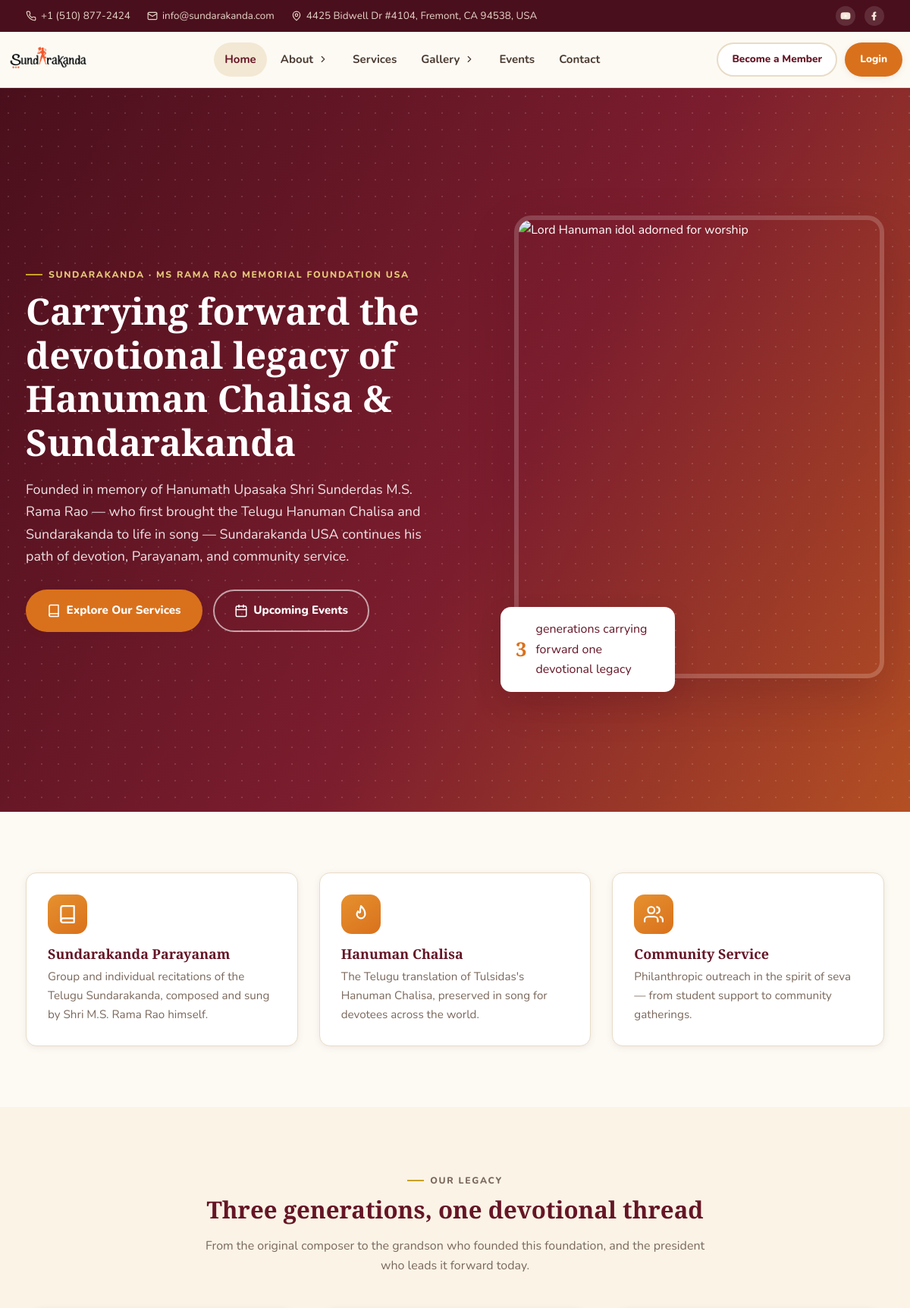
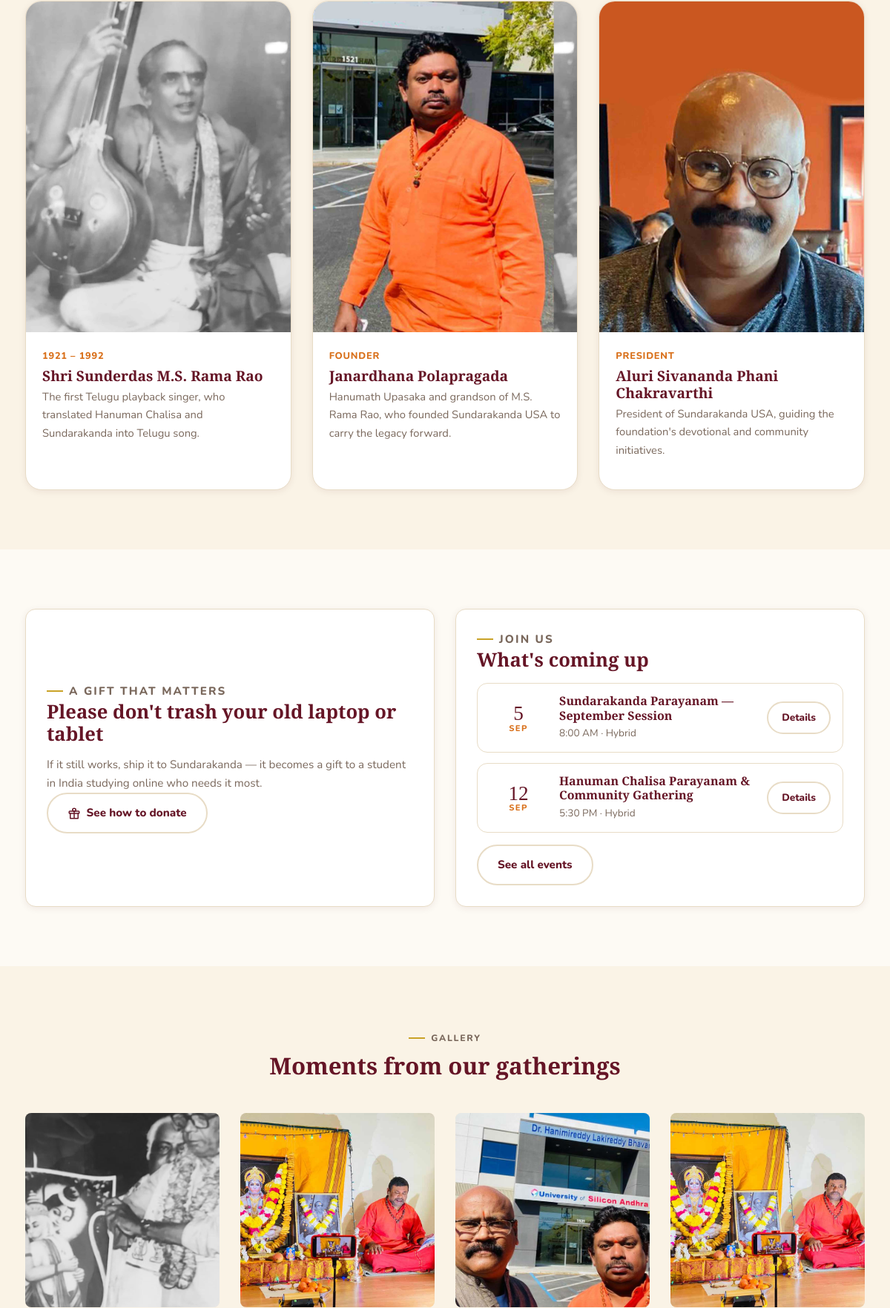
The page / (upper part) on the database its author committed (2 pictures, top to bottom).
### tables this page shows
CREATE TABLE IF NOT EXISTS events (
  id INT AUTO_INCREMENT PRIMARY KEY,
  title VARCHAR(200) NOT NULL,
  slug VARCHAR(200) NOT NULL UNIQUE,
  banner_image VARCHAR(255) NULL,
  event_mode ENUM('online', 'in_person', 'hybrid') NOT NULL DEFAULT 'hybrid',
  zoom_link VARCHAR(500) NULL,
  address VARCHAR(500) NULL,
  description LONGTEXT NOT NULL,
  event_date DATE NOT NULL,
  start_time TIME NULL,
  end_time TIME NULL,
  rsvp_link VARCHAR(500) NULL,
  status ENUM('upcoming', 'past', 'archived') NOT NULL DEFAULT 'upcoming',
  created_by INT NOT NULL,
  created_at TIMESTAMP NOT NULL DEFAULT CURRENT_TIMESTAMP,
  updated_at TIMESTAMP NOT NULL DEFAULT CURRENT_TIMESTAMP ON UPDATE CURRENT_TIMESTAMP,
  CONSTRAINT fk_events_user FOREIGN KEY (created_by) REFERENCES users(id) ON DELETE RESTRICT,
  INDEX idx_events_date (event_date),
  INDEX idx_events_status (status),
  INDEX idx_events_slug (slug)
);

### portal/includes/db.php (called while the page is built, shortened)
<?php
function db(): mysqli
{
    static $conn = null;
    try {
        $conn = new mysqli(DB_HOST, DB_USER, DB_PASS, DB_NAME);
        $conn->set_charset('utf8mb4');
    } catch (mysqli_sql_exception $e) {
        if (APP_DEBUG) {
            die('Database connection failed: ' . htmlspecialchars($e->getMessage()));
        }
        die('We\'re having trouble connecting right now. Please try again shortly.');
    }
    return $conn;
}

### portal/includes/events.php (called while the page is built, shortened)
<?php
function get_upcoming_events(int $limit = 50): array
{
    $stmt = db()->prepare(
        "SELECT * FROM events
          WHERE event_date >= CURDATE()
            AND status IN ('upcoming','past')
          ORDER BY event_date ASC, start_time ASC
          LIMIT ?"
    );
    $stmt->bind_param('i', $limit);
    $stmt->execute();
    $rows = $stmt->get_result()->fetch_all(MYSQLI_ASSOC);
    return $rows;
}
function event_mode_label(string $mode): string
{
    return [
        'online' => 'Online',
        'in_person' => 'In Person',
        'hybrid' => 'Hybrid',
    ][$mode] ?? ucfirst(str_replace('_', ' ', $mode));
}

### portal/includes/functions.php (called while the page is built, shortened)
<?php
function e(?string $value): string
{
    return htmlspecialchars($value ?? '', ENT_QUOTES, 'UTF-8');
}

### index.php (the view, shortened to what this page needs)
<?php
include __DIR__ . '/inc/header.php';
?>
<section class="hero">
  <div class="decor-dots"></div>
  <div class="container">
    <div class="hero-copy">
      <p class="kicker">Sundarakanda &middot; MS Rama Rao Memorial Foundation USA</p>
      <h1>Carrying forward the devotional legacy of Hanuman Chalisa &amp; Sundarakanda</h1>
      <p class="lead">Founded in memory of Hanumath Upasaka Shri Sunderdas M.S. Rama Rao &mdash; who first brought the Telugu Hanuman Chalisa and Sundarakanda to life in song &mdash; Sundarakanda USA continues his path of devotion, Parayanam, and community service.</p>
      <div class="hero-actions">
        <a class="btn btn-primary" href="parayanam.php"><svg viewBox="0 0 24 24" fill="none" stroke="currentColor" stroke-width="2" stroke-linecap="round" stroke-linejoin="round" width="20" height="20"><path d="M4 19.5A2.5 2.5 0 0 1 6.5 17H20"/><path d="M6.5 2H20v20H6.5A2.5 2.5 0 0 1 4 19.5v-15A2.5 2.5 0 0 1 6.5 2Z"/></svg> <span>Explore Our Services</span></a>
        <a class="btn btn-outline" href="portal/events.php"><svg viewBox="0 0 24 24" fill="none" stroke="currentColor" stroke-width="2" stroke-linecap="round" stroke-linejoin="round" width="20" height="20"><rect x="3" y="4" width="18" height="18" rx="2"/><line x1="16" y1="2" x2="16" y2="6"/><line x1="8" y1="2" x2="8" y2="6"/><line x1="3" y1="10" x2="21" y2="10"/></svg> <span>Upcoming Events</span></a>
      </div>
    </div>
    <div class="hero-media">
      <div class="frame"><img src="img/h_1.png" alt="Lord Hanuman idol adorned for worship"></div>
      <div class="hero-badge"><span class="num">3</span><span>generations carrying forward one devotional legacy</span></div>
    </div>
  </div>
</section>
<section>
  <div class="container">
    <div class="grid grid-3">
      <div class="card">
        <div class="icon-badge"><svg viewBox="0 0 24 24" fill="none" stroke="currentColor" stroke-width="2" stroke-linecap="round" stroke-linejoin="round" width="20" height="20"><path d="M4 19.5A2.5 2.5 0 0 1 6.5 17H20"/><path d="M6.5 2H20v20H6.5A2.5 2.5 0 0 1 4 19.5v-15A2.5 2.5 0 0 1 6.5 2Z"/></svg></div>
        <h3>Sundarakanda Parayanam</h3>
        <p>Group and individual recitations of the Telugu Sundarakanda, composed and sung by Shri M.S. Rama Rao himself.</p>
      </div>
      <div class="card">
        <div class="icon-badge"><svg viewBox="0 0 24 24" fill="none" stroke="currentColor" stroke-width="2" stroke-linecap="round" stroke-linejoin="round" width="20" height="20"><path d="M12 2s5 4.5 5 10a5 5 0 0 1-10 0c0-1.5.7-2.6 1.4-3.6.4.9 1.1 1.6 1.9 1.6.9 0 1-1 .8-2.1C10.6 6.3 12 4 12 2Z"/></svg></div>
        <h3>Hanuman Chalisa</h3>
        <p>The Telugu translation of Tulsidas's Hanuman Chalisa, preserved in song for devotees across the world.</p>
      </div>
      <div class="card">
        <div class="icon-badge"><svg viewBox="0 0 24 24" fill="none" stroke="currentColor" stroke-width="2" stroke-linecap="round" stroke-linejoin="round" width="20" height="20"><path d="M17 21v-2a4 4 0 0 0-4-4H5a4 4 0 0 0-4 4v2"/><circle cx="9" cy="7" r="4"/><path d="M23 21v-2a4 4 0 0 0-3-3.9M16 3.1a4 4 0 0 1 0 7.8"/></svg></div>
        <h3>Community Service</h3>
        <p>Philanthropic outreach in the spirit of seva &mdash; from student support to community gatherings.</p>
      </div>
    </div>
  </div>
</section>
<section class="bg-cream">
  <div class="container">
    <div class="section-head center">
      <p class="kicker" style="justify-content:center">Our Legacy</p>
      <h2>Three generations, one devotional thread</h2>
      <p>From the original composer to the grandson who founded this foundation, and the president who leads it forward today.</p>
    </div>
    <div class="grid grid-3">
      <a class="profile-card" href="msramarao.php">
        <div class="ph"><img src="img/msramarao_1.jpg" alt="Shri Sunderdas M.S. Rama Rao"></div>
        <div class="body">
          <span class="role">1921 &ndash; 1992</span>
          <h3>Shri Sunderdas M.S. Rama Rao</h3>
          <p>The first Telugu playback singer, who translated Hanuman Chalisa and Sundarakanda into Telugu song.</p>
        </div>
      </a>
      <a class="profile-card" href="janardhana.php">
        <div class="ph"><img src="img/janardhana_1.jpg" alt="Janardhana Polapragada"></div>
        <div class="body">
          <span class="role">Founder</span>
          <h3>Janardhana Polapragada</h3>
          <p>Hanumath Upasaka and grandson of M.S. Rama Rao, who founded Sundarakanda USA to carry the legacy forward.</p>
        </div>
      </a>
      <a class="profile-card" href="aluri.php">
        <div class="ph"><img src="img/aluri.jpg" alt="Aluri"></div>
        <div class="body">
          <span class="role">President</span>
          <h3>Aluri Sivananda Phani Chakravarthi</h3>
          <p>President of Sundarakanda USA, guiding the foundation's devotional and community initiatives.</p>
        </div>
      </a>
    </div>
  </div>
</section>
<section>
  <div class="container">
    <div class="grid grid-2" style="align-items:stretch">
      <div class="card" style="display:flex;flex-direction:column;justify-content:center">
        <p class="kicker">A Gift That Matters</p>
        <h2 style="font-size:1.6rem">Please don't trash your old laptop or tablet</h2>
        <p style="color:var(--ink-500)">If it still works, ship it to Sundarakanda &mdash; it becomes a gift to a student in India studying online who needs it most.</p>
        <a class="btn btn-ghost" style="align-self:flex-start" href="donations.php"><svg viewBox="0 0 24 24" fill="none" stroke="currentColor" stroke-width="2" stroke-linecap="round" stroke-linejoin="round" width="20" height="20"><rect x="3" y="8" width="18" height="4" rx="1"/><path d="M12 8v13M5 12v9h14v-9"/><path d="M12 8c-1.7 0-3-1.1-3-2.5S10.3 3 12 3s3 1.1 3 2.5S13.7 8 12 8Z"/></svg> <span>See how to donate</span></a>
      </div>
      <div class="card" style="display:flex;flex-direction:column">
        <p class="kicker">Join Us</p>
        <h2 style="font-size:1.6rem;margin-bottom:16px">What's coming up</h2>
        <?php $pipeline = get_upcoming_events(3); ?>
        <?php if ($pipeline): ?>
          <div class="events-pipeline">
            <?php foreach ($pipeline as $ev): $ts = strtotime($ev['event_date']); ?>
              <div class="pipeline-item">
                <div class="pipeline-date">
                  <span class="d"><?= e(date('j', $ts)) ?></span>
                  <span class="m"><?= e(date('M', $ts)) ?></span>
                </div>
                <div class="pipeline-body">
                  <h3><?= e($ev['title']) ?></h3>
                  <p>
                    <?php if ($ev['start_time']): ?><?= e(date('g:i A', strtotime($ev['start_time']))) ?> &middot; <?php endif; ?>
                    <?= e(event_mode_label($ev['event_mode'])) ?>
                  </p>
                </div>
                <a class="btn btn-ghost btn-sm" href="portal/events.php">Details</a>
              </div>
            <?php endforeach; ?>
          </div>
          <a class="btn btn-ghost" style="align-self:flex-start;margin-top:16px" href="portal/events.php"><span>See all events</span></a>
        <?php else: ?>
          <p style="color:var(--ink-500)">Check our events calendar for the latest Sundarakanda Parayanam sessions and community meetings.</p>
          <a class="btn btn-ghost" style="align-self:flex-start" href="portal/events.php"><span>View events</span></a>
        <?php endif; ?>
      </div>
    </div>
  </div>
</section>
<section class="bg-cream">
  <div class="container">
    <div class="section-head center">
      <p class="kicker" style="justify-content:center">Gallery</p>
      <h2>Moments from our gatherings</h2>
    </div>
    <div class="grid grid-4">
      <a class="gallery-item" href="photogallery.php"><img src="img/ms_1.jpg" alt="Gallery preview"></a>
      <a class="gallery-item" href="photogallery.php"><img src="img/janardhana/2.jpg" alt="Gallery preview"></a>
      <a class="gallery-item" href="photogallery.php"><img src="img/silicon/2.jpg" alt="Gallery preview"></a>
      <a class="gallery-item" href="videogallery.php"><img src="img/janardhana/5.jpg" alt="Gallery preview"></a>
    </div>
  </div>
</section>
<?php include __DIR__ . '/inc/footer.php'; ?>

### rows shown on the page
events: event_date "5", event_date "SEP", title "Sundarakanda Parayanam — September Session", start_time "8:00 AM", event_mode "Hybrid"
events: event_date "12", event_date "SEP", title "Hanuman Chalisa Parayanam & Community Gathering", start_time "5:30 PM", event_mode "Hybrid"
